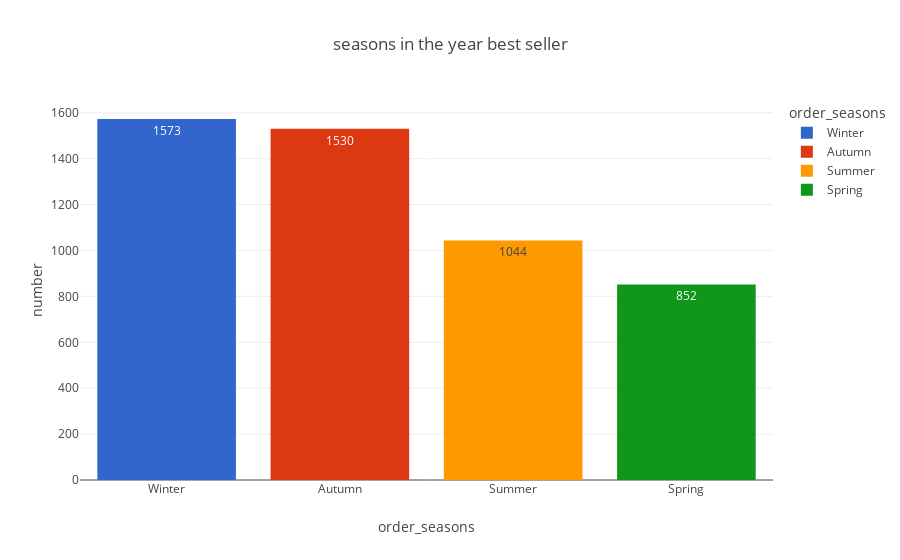

The notebook cell saved with this chart:
### Code cell
# Questions 3
# what is the most seasons in the year best seller .
seasons = df["order_seasons"].value_counts().reset_index()
seasons.columns = ["order_seasons" , "number"]
Univariate_Questions_3 = px.bar(data_frame=seasons , x="order_seasons" , y="number" , title="seasons in the year best seller" , color="order_seasons" , color_discrete_sequence=px.colors.qualitative.G10 , text_auto=True)
Univariate_Questions_3.show()

### Figure 1 — Plotly figure (JSON) as saved in the notebook; plotly's stock layout.template omitted (floating-point values rounded to 4 significant figures)
{"data": [{"alignmentgroup": "True", "hovertemplate": "order_seasons=%{x}<br>number=%{y}<extra></extra>", "legendgroup": "Winter", "marker": {"color": "#3366CC", "pattern": {"shape": ""}}, "name": "Winter", "offsetgroup": "Winter", "orientation": "v", "showlegend": true, "textposition": "auto", "texttemplate": "%{y}", "type": "bar", "x": ["Winter"], "xaxis": "x", "y": [1573], "yaxis": "y"}, {"alignmentgroup": "True", "hovertemplate": "order_seasons=%{x}<br>number=%{y}<extra></extra>", "legendgroup": "Autumn", "marker": {"color": "#DC3912", "pattern": {"shape": ""}}, "name": "Autumn", "offsetgroup": "Autumn", "orientation": "v", "showlegend": true, "textposition": "auto", "texttemplate": "%{y}", "type": "bar", "x": ["Autumn"], "xaxis": "x", "y": [1530], "yaxis": "y"}, {"alignmentgroup": "True", "hovertemplate": "order_seasons=%{x}<br>number=%{y}<extra></extra>", "legendgroup": "Summer", "marker": {"color": "#FF9900", "pattern": {"shape": ""}}, "name": "Summer", "offsetgroup": "Summer", "orientation": "v", "showlegend": true, "textposition": "auto", "texttemplate": "%{y}", "type": "bar", "x": ["Summer"], "xaxis": "x", "y": [1044], "yaxis": "y"}, {"alignmentgroup": "True", "hovertemplate": "order_seasons=%{x}<br>number=%{y}<extra></extra>", "legendgroup": "Spring", "marker": {"color": "#109618", "pattern": {"shape": ""}}, "name": "Spring", "offsetgroup": "Spring", "orientation": "v", "showlegend": true, "textposition": "auto", "texttemplate": "%{y}", "type": "bar", "x": ["Spring"], "xaxis": "x", "y": [852], "yaxis": "y"}], "layout": {"barmode": "relative", "legend": {"title": {"text": "order_seasons"}, "tracegroupgap": 0}, "title": {"text": "seasons in the year best seller"}, "xaxis": {"anchor": "y", "categoryarray": ["Winter", "Autumn", "Summer", "Spring"], "categoryorder": "array", "domain": [0, 1], "title": {"text": "order_seasons"}}, "yaxis": {"anchor": "x", "domain": [0, 1], "title": {"text": "number"}}}}
